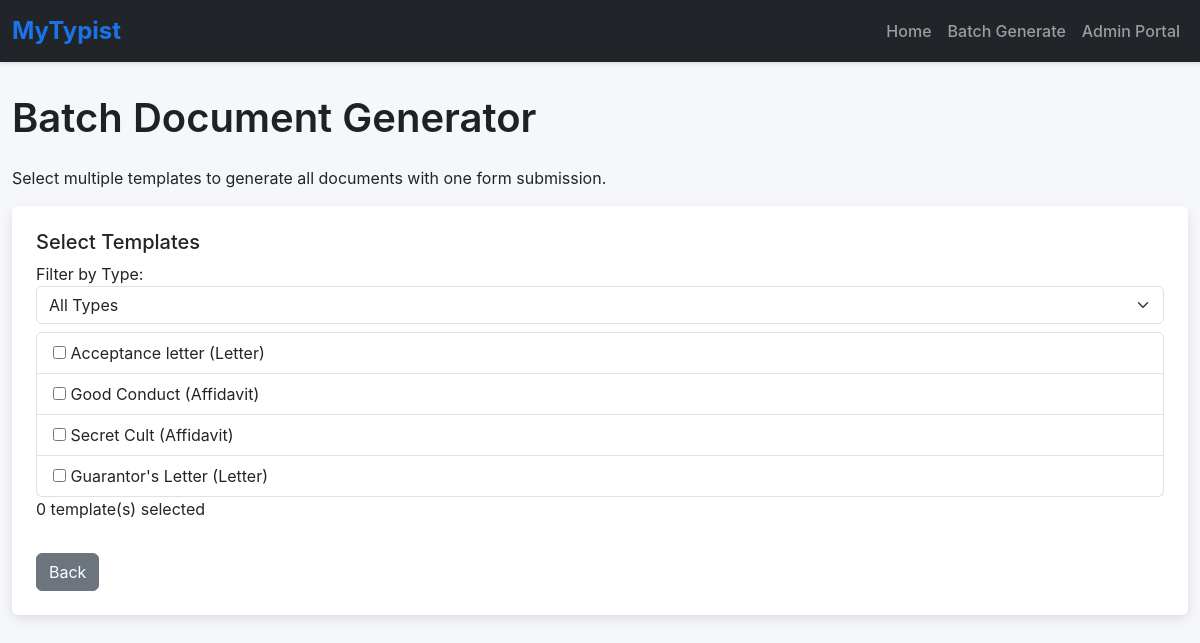
Page /batch on the committed database.
### app.py (models this page shows)
class Template(db.Model):
    __tablename__ = 'template'
    id = db.Column(db.Integer, primary_key=True)
    name = db.Column(db.String(100), nullable=False)
    type = db.Column(db.String(50), nullable=False)
    file_path = db.Column(db.String(200), nullable=False)
    description = db.Column(db.Text)
    font_family = db.Column(db.String(50), default='Times New Roman')
    font_size = db.Column(db.Integer, default=12)
    margin_top = db.Column(db.Float, default=1.0)
    margin_bottom = db.Column(db.Float, default=1.0)
    margin_left = db.Column(db.Float, default=1.0)
    margin_right = db.Column(db.Float, default=1.0)
    default_line_spacing = db.Column(db.Float, default=1.0)
    is_active = db.Column(db.Boolean, default=True)
    created_at = db.Column(db.DateTime, default=lambda: datetime.now(timezone.utc))
    updated_at = db.Column(db.DateTime, default=lambda: datetime.now(timezone.utc),
                          onupdate=lambda: datetime.now(timezone.utc))
    placeholders = db.relationship('Placeholder', back_populates='template',
                                   cascade="all, delete-orphan")
    created_documents = db.relationship('CreatedDocument', back_populates='template',
                                        cascade="all, delete-orphan")

### app.py (the view, shortened to what this page needs)
@app.route('/batch', methods=['GET', 'POST'])
def batch():
    types = [t[0] for t in db.session.query(Template.type).distinct().all()]
    templates = Template.query.filter_by(is_active=True).all()
    return render_template('batch.html', types=types, templates=templates)

### templates/batch.html (shortened to what this page needs)
{% extends 'base.html' %}
{% block content %}
    <h1 class="mb-4">Batch Document Generator</h1>
    <p>Select multiple templates to generate all documents with one form submission.</p>
    <form method="POST" action="/batch" class="card p-4" id="batchForm">
        <div class="mb-3">
            <h5>Select Templates</h5>
            <label>Filter by Type:</label>
            <select id="typeFilter" class="form-select mb-2">
                <option>All Types</option>
            </select>
            <div id="templateList" class="list-group">
                {% for template in templates %}
                    <div class="list-group-item" data-type="{{ template.type }}">
                        <input type="checkbox" name="template_checkbox" value="{{ template.id }}">
                        {{ template.name }} ({{ template.type|capitalize }})
                    </div>
                {% endfor %}
            </div>
            <p id="selectedCount">0 template(s) selected</p>
        </div>
        <div class="d-flex justify-content-between">
            <a href="/" class="btn btn-secondary">Back</a>
        </div>
    </form>
{% endblock %}

### templates/base.html (style rules this page uses)
body { font-family: 'Inter', -apple-system, BlinkMacSystemFont, 'Segoe UI', Roboto, sans-serif; background-color: #f5f7fa; }
.card { border: none; box-shadow: 0 4px 12px rgba(0, 0, 0, 0.1); transition: transform 0.2s; }
h1, h2, h3 { font-weight: 600; color: #202124; }

### rows in the picture
Template: name "Acceptance letter", type "Letter"
Template: name "Good Conduct", type "Affidavit"
Template: name "Secret Cult", type "Affidavit"
Template: name "Guarantor's Letter", type "Letter"
